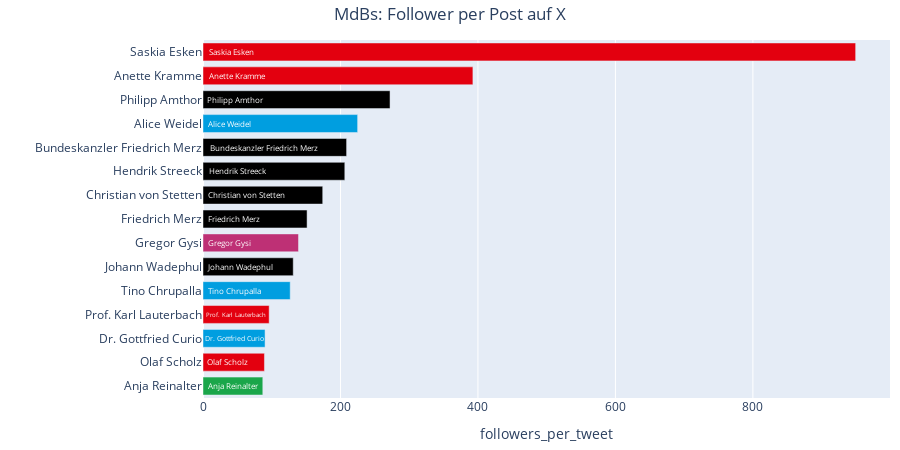

The notebook cell saved with this chart:
### Code cell
plot_party_hbar(
    df_profiles, 
    'name', 
    'followers_per_tweet', 
    top_n=15, 
    title=f'MdBs: Follower per Post auf X'
)

### Figure 1 — Plotly figure (JSON) as saved in the notebook; plotly's stock layout.template omitted (floating-point values rounded to 4 significant figures)
{"data": [{"cliponaxis": false, "customdata": [["SPD"], ["SPD"], ["CDU/CSU"], ["AFD"], ["CDU/CSU"], ["CDU/CSU"], ["CDU/CSU"], ["CDU/CSU"], ["DIE LINKE."], ["CDU/CSU"], ["AFD"], ["SPD"], ["AFD"], ["SPD"], ["BÜNDNIS 90/DIE GRÜNEN"]], "hovertemplate": "name: %{y}<br>followers_per_tweet: %{x:,.0f}<br>partei_kurz: %{customdata[0]}<extra></extra>", "insidetextanchor": "start", "marker": {"color": ["#E3000F", "#E3000F", "#000000", "#009EE0", "#000000", "#000000", "#000000", "#000000", "#BE3075", "#000000", "#009EE0", "#E3000F", "#009EE0", "#E3000F", "#1AA64A"]}, "orientation": "h", "text": ["Saskia Esken", "Anette Kramme", "Philipp Amthor", "Alice Weidel", "Bundeskanzler Friedrich Merz", "Hendrik Streeck", "Christian von Stetten", "Friedrich Merz", "Gregor Gysi", "Johann Wadephul", "Tino Chrupalla", "Prof. Karl Lauterbach", "Dr. Gottfried Curio", "Olaf Scholz", "Anja Reinalter"], "textfont": {"color": "#FFFFFF"}, "textposition": "inside", "texttemplate": "%{text}", "type": "bar", "x": [949.5, 392.7, 272.1, 225.0, 208.9, 206.3, 174.2, 151.4, 139.0, 131.3, 126.9, 96.25, 90.28, 89.39, 87.0], "y": ["Saskia Esken", "Anette Kramme", "Philipp Amthor", "Alice Weidel", "Bundeskanzler Friedrich Merz", "Hendrik Streeck", "Christian von Stetten", "Friedrich Merz", "Gregor Gysi", "Johann Wadephul", "Tino Chrupalla", "Prof. Karl Lauterbach", "Dr. Gottfried Curio", "Olaf Scholz", "Anja Reinalter"]}], "layout": {"bargap": 0.25, "height": 450, "margin": {"b": 10, "l": 10, "r": 10, "t": 40}, "title": {"text": "MdBs: Follower per Post auf X", "x": 0.5}, "xaxis": {"title": {"text": "followers_per_tweet"}}, "yaxis": {"categoryarray": ["Anja Reinalter", "Olaf Scholz", "Dr. Gottfried Curio", "Prof. Karl Lauterbach", "Tino Chrupalla", "Johann Wadephul", "Gregor Gysi", "Friedrich Merz", "Christian von Stetten", "Hendrik Streeck", "Bundeskanzler Friedrich Merz", "Alice Weidel", "Philipp Amthor", "Anette Kramme", "Saskia Esken"], "categoryorder": "array", "title": {"text": ""}}}}
